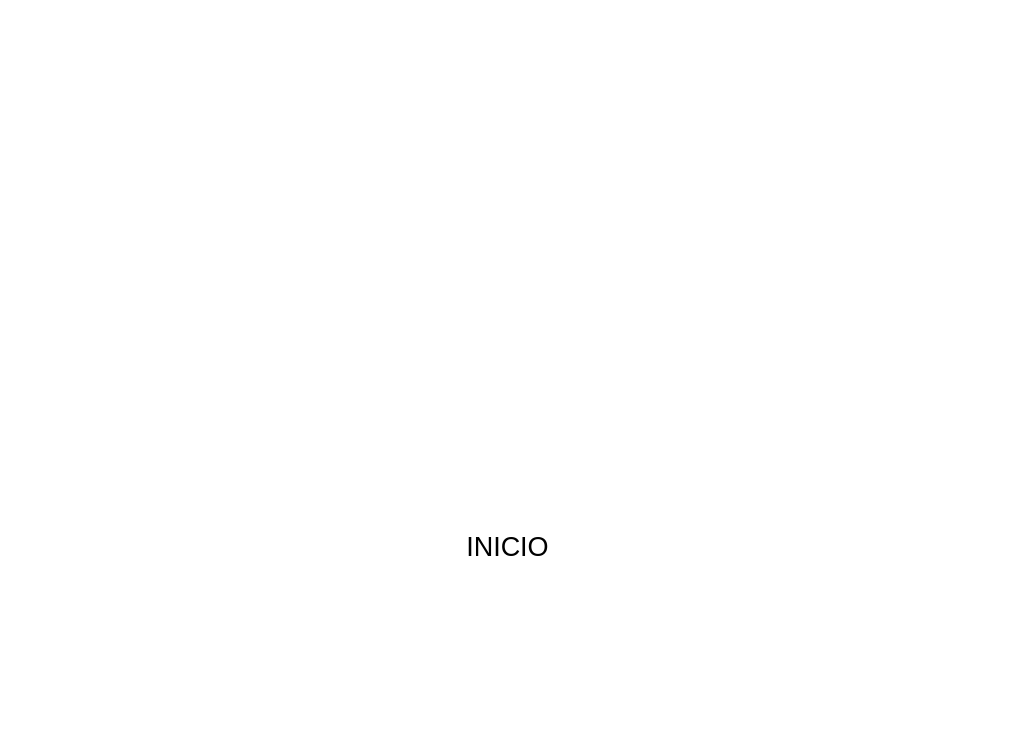
<?xml version="1.0" encoding="UTF-8"?>
<ui version="4.0">
 <class>MainWindow</class>
 <widget class="QMainWindow" name="MainWindow">
  <property name="geometry">
   <rect>
    <x>0</x>
    <y>0</y>
    <width>1010</width>
    <height>738</height>
   </rect>
  </property>
  <property name="windowTitle">
   <string>MainWindow</string>
  </property>
  <property name="styleSheet">
   <string notr="true"/>
  </property>
  <widget class="QWidget" name="centralwidget">
   <layout class="QHBoxLayout" name="horizontalLayout">
    <property name="spacing">
     <number>0</number>
    </property>
    <property name="leftMargin">
     <number>0</number>
    </property>
    <property name="topMargin">
     <number>0</number>
    </property>
    <property name="rightMargin">
     <number>0</number>
    </property>
    <property name="bottomMargin">
     <number>0</number>
    </property>
    <item>
     <widget class="QFrame" name="frame">
      <property name="styleSheet">
       <string notr="true">background-color: rgb(255, 255, 255);</string>
      </property>
      <property name="frameShape">
       <enum>QFrame::StyledPanel</enum>
      </property>
      <property name="frameShadow">
       <enum>QFrame::Raised</enum>
      </property>
      <widget class="QFrame" name="frame_sup">
       <property name="geometry">
        <rect>
         <x>12</x>
         <y>18</y>
         <width>971</width>
         <height>81</height>
        </rect>
       </property>
       <property name="minimumSize">
        <size>
         <width>0</width>
         <height>42</height>
        </size>
       </property>
       <property name="styleSheet">
        <string notr="true">QFrame{
background-color: transparent;
}


QPushButton{
background-color:#000000ff;
border-radius:20px;
}

QPushButton:hover{
background-color: rgb(61,61,61);
border-radius:20px;
}</string>
       </property>
       <property name="frameShape">
        <enum>QFrame::StyledPanel</enum>
       </property>
       <property name="frameShadow">
        <enum>QFrame::Raised</enum>
       </property>
       <layout class="QHBoxLayout" name="horizontalLayout_3">
        <item>
         <spacer name="horizontalSpacer">
          <property name="orientation">
           <enum>Qt::Horizontal</enum>
          </property>
          <property name="sizeHint" stdset="0">
           <size>
            <width>585</width>
            <height>20</height>
           </size>
          </property>
         </spacer>
        </item>
        <item>
         <widget class="QPushButton" name="btnMin">
          <property name="minimumSize">
           <size>
            <width>40</width>
            <height>40</height>
           </size>
          </property>
          <property name="text">
           <string/>
          </property>
          <property name="icon">
           <iconset>
            <normaloff>minimizar-signo.png</normaloff>minimizar-signo.png</iconset>
          </property>
          <property name="iconSize">
           <size>
            <width>38</width>
            <height>38</height>
           </size>
          </property>
         </widget>
        </item>
        <item>
         <widget class="QPushButton" name="btnMa">
          <property name="minimumSize">
           <size>
            <width>40</width>
            <height>40</height>
           </size>
          </property>
          <property name="text">
           <string/>
          </property>
          <property name="icon">
           <iconset>
            <normaloff>maximizar.png</normaloff>maximizar.png</iconset>
          </property>
          <property name="iconSize">
           <size>
            <width>38</width>
            <height>38</height>
           </size>
          </property>
         </widget>
        </item>
        <item>
         <widget class="QPushButton" name="btnCerrar">
          <property name="minimumSize">
           <size>
            <width>40</width>
            <height>40</height>
           </size>
          </property>
          <property name="text">
           <string/>
          </property>
          <property name="icon">
           <iconset>
            <normaloff>cerrar.png</normaloff>cerrar.png</iconset>
          </property>
          <property name="iconSize">
           <size>
            <width>38</width>
            <height>38</height>
           </size>
          </property>
         </widget>
        </item>
       </layout>
      </widget>
      <widget class="QFrame" name="frame_inf">
       <property name="geometry">
        <rect>
         <x>12</x>
         <y>106</y>
         <width>981</width>
         <height>631</height>
        </rect>
       </property>
       <property name="styleSheet">
        <string notr="true">QFrame{
background-color: transparent;
}
QPushButton{
background-color:#000000ff;
border-radius:20px;
}

QPushButton:hover{
background-color: rgb(61,61,61);
border-radius:20px;
}</string>
       </property>
       <property name="frameShape">
        <enum>QFrame::StyledPanel</enum>
       </property>
       <property name="frameShadow">
        <enum>QFrame::Raised</enum>
       </property>
       <layout class="QVBoxLayout" name="verticalLayout_3">
        <item>
         <widget class="QStackedWidget" name="stackedWidget">
          <property name="styleSheet">
           <string notr="true">background-color:transparent
</string>
          </property>
          <property name="currentIndex">
           <number>1</number>
          </property>
          <widget class="QWidget" name="PagImagenes">
           <widget class="QPushButton" name="btnImag">
            <property name="geometry">
             <rect>
              <x>40</x>
              <y>540</y>
              <width>171</width>
              <height>61</height>
             </rect>
            </property>
            <property name="font">
             <font>
              <pointsize>12</pointsize>
              <weight>75</weight>
              <bold>true</bold>
             </font>
            </property>
            <property name="styleSheet">
             <string notr="true">QPushButton{
background-color:#ffffffff;
border-radius:20px;
}

QPushButton:hover{
background-color: rgb(0,85,255);
border-radius:20px;
}</string>
            </property>
            <property name="text">
             <string>Mostrar Imagen</string>
            </property>
           </widget>
           <widget class="QLabel" name="ImagenMostrada">
            <property name="geometry">
             <rect>
              <x>20</x>
              <y>80</y>
              <width>921</width>
              <height>451</height>
             </rect>
            </property>
            <property name="text">
             <string/>
            </property>
            <property name="scaledContents">
             <bool>true</bool>
            </property>
           </widget>
           <widget class="QPushButton" name="btnReturn_4">
            <property name="geometry">
             <rect>
              <x>760</x>
              <y>560</y>
              <width>159</width>
              <height>40</height>
             </rect>
            </property>
            <property name="font">
             <font>
              <pointsize>20</pointsize>
              <weight>50</weight>
              <bold>false</bold>
             </font>
            </property>
            <property name="styleSheet">
             <string notr="true">QPushButton{
background-color:#ffffffff;
border-radius:20px;
}

QPushButton:hover{
background-color: rgb(0,85,255);
border-radius:20px;
}</string>
            </property>
            <property name="text">
             <string>REGRESAR</string>
            </property>
           </widget>
           <widget class="QLabel" name="label_15">
            <property name="geometry">
             <rect>
              <x>400</x>
              <y>10</y>
              <width>221</width>
              <height>51</height>
             </rect>
            </property>
            <property name="font">
             <font>
              <pointsize>26</pointsize>
              <weight>75</weight>
              <bold>true</bold>
             </font>
            </property>
            <property name="text">
             <string>Imágenes</string>
            </property>
           </widget>
          </widget>
          <widget class="QWidget" name="PagInicio">
           <property name="styleSheet">
            <string notr="true">QPushButton{
background-color:#ffffffff;
border-radius:20px;
}

QPushButton:hover{
background-color: rgb(0,85,255);
border-radius:30px;
}
</string>
           </property>
           <widget class="QLabel" name="label">
            <property name="geometry">
             <rect>
              <x>320</x>
              <y>40</y>
              <width>351</width>
              <height>341</height>
             </rect>
            </property>
            <property name="styleSheet">
             <string notr="true">background-color:transparent</string>
            </property>
            <property name="text">
             <string/>
            </property>
            <property name="pixmap">
             <pixmap>Emblem_of_the_Peruvian_Army.svg.png</pixmap>
            </property>
            <property name="scaledContents">
             <bool>true</bool>
            </property>
           </widget>
           <widget class="QPushButton" name="btnInicio">
            <property name="geometry">
             <rect>
              <x>390</x>
              <y>400</y>
              <width>191</width>
              <height>61</height>
             </rect>
            </property>
            <property name="font">
             <font>
              <pointsize>20</pointsize>
             </font>
            </property>
            <property name="styleSheet">
             <string notr="true"/>
            </property>
            <property name="text">
             <string>INICIO</string>
            </property>
            <property name="iconSize">
             <size>
              <width>20</width>
              <height>20</height>
             </size>
            </property>
            <property name="flat">
             <bool>false</bool>
            </property>
           </widget>
           <widget class="QLabel" name="label_5">
            <property name="geometry">
             <rect>
              <x>380</x>
              <y>480</y>
              <width>191</width>
              <height>101</height>
             </rect>
            </property>
            <property name="text">
             <string/>
            </property>
            <property name="pixmap">
             <pixmap>PUCP.png</pixmap>
            </property>
            <property name="scaledContents">
             <bool>true</bool>
            </property>
           </widget>
          </widget>
          <widget class="QWidget" name="PagLineas">
           <property name="styleSheet">
            <string notr="true">background-color: transparent;</string>
           </property>
           <layout class="QVBoxLayout" name="verticalLayout">
            <item>
             <widget class="QFrame" name="frame_2">
              <property name="frameShape">
               <enum>QFrame::StyledPanel</enum>
              </property>
              <property name="frameShadow">
               <enum>QFrame::Raised</enum>
              </property>
              <layout class="QVBoxLayout" name="verticalLayout_4" stretch="1,4,1">
               <item>
                <widget class="QFrame" name="frame_3">
                 <property name="frameShape">
                  <enum>QFrame::StyledPanel</enum>
                 </property>
                 <property name="frameShadow">
                  <enum>QFrame::Raised</enum>
                 </property>
                 <layout class="QVBoxLayout" name="verticalLayout_5">
                  <item>
                   <widget class="QLabel" name="label_4">
                    <property name="font">
                     <font>
                      <pointsize>26</pointsize>
                      <weight>50</weight>
                      <bold>false</bold>
                     </font>
                    </property>
                    <property name="text">
                     <string>Menú de tareas</string>
                    </property>
                    <property name="alignment">
                     <set>Qt::AlignCenter</set>
                    </property>
                   </widget>
                  </item>
                 </layout>
                </widget>
               </item>
               <item>
                <widget class="QFrame" name="frame_4">
                 <property name="frameShape">
                  <enum>QFrame::StyledPanel</enum>
                 </property>
                 <property name="frameShadow">
                  <enum>QFrame::Raised</enum>
                 </property>
                 <layout class="QHBoxLayout" name="horizontalLayout_5" stretch="6">
                  <item>
                   <widget class="QFrame" name="frame_7">
                    <property name="styleSheet">
                     <string notr="true">QFrame{
background-color: transparent;
}
QPushButton{
background-color:#ffffffff;
border-radius:20px;
}

QPushButton:hover{
background-color: rgb(0,85,255);
border-radius:20px;
}
</string>
                    </property>
                    <property name="frameShape">
                     <enum>QFrame::StyledPanel</enum>
                    </property>
                    <property name="frameShadow">
                     <enum>QFrame::Raised</enum>
                    </property>
                    <layout class="QVBoxLayout" name="verticalLayout_6">
                     <item>
                      <widget class="QPushButton" name="btnInspeccion">
                       <property name="font">
                        <font>
                         <pointsize>20</pointsize>
                         <weight>50</weight>
                         <bold>false</bold>
                        </font>
                       </property>
                       <property name="text">
                        <string>Inspección</string>
                       </property>
                      </widget>
                     </item>
                     <item>
                      <widget class="QPushButton" name="btnImagenes">
                       <property name="font">
                        <font>
                         <pointsize>20</pointsize>
                         <weight>50</weight>
                         <bold>false</bold>
                        </font>
                       </property>
                       <property name="text">
                        <string>Imágenes Recolectadas</string>
                       </property>
                      </widget>
                     </item>
                     <item>
                      <widget class="QPushButton" name="btnControles">
                       <property name="font">
                        <font>
                         <pointsize>20</pointsize>
                         <weight>50</weight>
                         <bold>false</bold>
                        </font>
                       </property>
                       <property name="text">
                        <string>Controles</string>
                       </property>
                      </widget>
                     </item>
                     <item>
                      <widget class="QPushButton" name="btnL4">
                       <property name="font">
                        <font>
                         <pointsize>20</pointsize>
                         <weight>50</weight>
                         <bold>false</bold>
                        </font>
                       </property>
                       <property name="text">
                        <string>Tareas</string>
                       </property>
                      </widget>
                     </item>
                     <item>
                      <widget class="QPushButton" name="btnCreditos">
                       <property name="font">
                        <font>
                         <pointsize>20</pointsize>
                         <weight>50</weight>
                         <bold>false</bold>
                        </font>
                       </property>
                       <property name="text">
                        <string>Créditos</string>
                       </property>
                      </widget>
                     </item>
                    </layout>
                   </widget>
                  </item>
                 </layout>
                </widget>
               </item>
               <item>
                <widget class="QFrame" name="frame_5">
                 <property name="styleSheet">
                  <string notr="true">background-color: transparent;</string>
                 </property>
                 <property name="frameShape">
                  <enum>QFrame::StyledPanel</enum>
                 </property>
                 <property name="frameShadow">
                  <enum>QFrame::Raised</enum>
                 </property>
                 <layout class="QHBoxLayout" name="horizontalLayout_2">
                  <item>
                   <spacer name="horizontalSpacer_2">
                    <property name="orientation">
                     <enum>Qt::Horizontal</enum>
                    </property>
                    <property name="sizeHint" stdset="0">
                     <size>
                      <width>718</width>
                      <height>20</height>
                     </size>
                    </property>
                   </spacer>
                  </item>
                  <item>
                   <widget class="QPushButton" name="btnReturn">
                    <property name="font">
                     <font>
                      <pointsize>20</pointsize>
                      <weight>50</weight>
                      <bold>false</bold>
                     </font>
                    </property>
                    <property name="styleSheet">
                     <string notr="true">QPushButton{
background-color:#ffffffff;
border-radius:20px;
}

QPushButton:hover{
background-color: rgb(0,85,255);
border-radius:20px;
}</string>
                    </property>
                    <property name="text">
                     <string>REGRESAR</string>
                    </property>
                   </widget>
                  </item>
                 </layout>
                </widget>
               </item>
              </layout>
             </widget>
            </item>
           </layout>
          </widget>
          <widget class="QWidget" name="PagControles">
           <widget class="QLabel" name="label_14">
            <property name="geometry">
             <rect>
              <x>360</x>
              <y>40</y>
              <width>241</width>
              <height>41</height>
             </rect>
            </property>
            <property name="font">
             <font>
              <pointsize>26</pointsize>
              <weight>75</weight>
              <bold>true</bold>
             </font>
            </property>
            <property name="text">
             <string>Controles</string>
            </property>
           </widget>
           <widget class="QPushButton" name="btnReturn_3">
            <property name="geometry">
             <rect>
              <x>760</x>
              <y>530</y>
              <width>159</width>
              <height>40</height>
             </rect>
            </property>
            <property name="font">
             <font>
              <pointsize>20</pointsize>
              <weight>50</weight>
              <bold>false</bold>
             </font>
            </property>
            <property name="styleSheet">
             <string notr="true">QPushButton{
background-color:#ffffffff;
border-radius:20px;
}

QPushButton:hover{
background-color: rgb(0,85,255);
border-radius:20px;
}</string>
            </property>
            <property name="text">
             <string>REGRESAR</string>
            </property>
           </widget>
           <widget class="QLabel" name="label_16">
            <property name="geometry">
             <rect>
              <x>210</x>
              <y>130</y>
              <width>551</width>
              <height>361</height>
             </rect>
            </property>
            <property name="font">
             <font>
              <pointsize>26</pointsize>
              <weight>75</weight>
              <bold>true</bold>
             </font>
            </property>
            <property name="text">
             <string/>
            </property>
            <property name="pixmap">
             <pixmap>Control-removebg-preview.png</pixmap>
            </property>
            <property name="scaledContents">
             <bool>true</bool>
            </property>
           </widget>
          </widget>
          <widget class="QWidget" name="PagRobot">
           <widget class="QLabel" name="label_8">
            <property name="geometry">
             <rect>
              <x>90</x>
              <y>60</y>
              <width>281</width>
              <height>41</height>
             </rect>
            </property>
            <property name="font">
             <font>
              <pointsize>20</pointsize>
              <weight>75</weight>
              <bold>true</bold>
             </font>
            </property>
            <property name="text">
             <string>CÁMARA ROBOT</string>
            </property>
           </widget>
           <widget class="QLabel" name="VisionCamara">
            <property name="geometry">
             <rect>
              <x>30</x>
              <y>140</y>
              <width>421</width>
              <height>351</height>
             </rect>
            </property>
            <property name="text">
             <string/>
            </property>
            <property name="scaledContents">
             <bool>true</bool>
            </property>
           </widget>
           <widget class="QLabel" name="label_10">
            <property name="geometry">
             <rect>
              <x>620</x>
              <y>60</y>
              <width>241</width>
              <height>41</height>
             </rect>
            </property>
            <property name="font">
             <font>
              <pointsize>20</pointsize>
              <weight>75</weight>
              <bold>true</bold>
             </font>
            </property>
            <property name="text">
             <string>PARAMETROS</string>
            </property>
           </widget>
           <widget class="QLabel" name="label_11">
            <property name="geometry">
             <rect>
              <x>490</x>
              <y>190</y>
              <width>91</width>
              <height>41</height>
             </rect>
            </property>
            <property name="font">
             <font>
              <pointsize>12</pointsize>
              <weight>75</weight>
              <bold>true</bold>
             </font>
            </property>
            <property name="text">
             <string>Posición</string>
            </property>
           </widget>
           <widget class="QLabel" name="label_12">
            <property name="geometry">
             <rect>
              <x>480</x>
              <y>280</y>
              <width>231</width>
              <height>51</height>
             </rect>
            </property>
            <property name="font">
             <font>
              <pointsize>14</pointsize>
              <weight>75</weight>
              <bold>true</bold>
             </font>
            </property>
            <property name="text">
             <string>Velocidad del robot</string>
            </property>
           </widget>
           <widget class="QPushButton" name="btnPlay">
            <property name="geometry">
             <rect>
              <x>50</x>
              <y>520</y>
              <width>131</width>
              <height>41</height>
             </rect>
            </property>
            <property name="font">
             <font>
              <pointsize>12</pointsize>
              <weight>75</weight>
              <bold>true</bold>
             </font>
            </property>
            <property name="styleSheet">
             <string notr="true">QPushButton{
background-color:#ffffffff;
border-radius:20px;
}

QPushButton:hover{
background-color: rgb(0,85,255);
border-radius:20px;
}</string>
            </property>
            <property name="text">
             <string>Reproducir</string>
            </property>
           </widget>
           <widget class="QPushButton" name="btnStop">
            <property name="geometry">
             <rect>
              <x>230</x>
              <y>520</y>
              <width>121</width>
              <height>41</height>
             </rect>
            </property>
            <property name="font">
             <font>
              <pointsize>12</pointsize>
              <weight>75</weight>
              <bold>true</bold>
             </font>
            </property>
            <property name="styleSheet">
             <string notr="true">QPushButton{
background-color:#ffffffff;
border-radius:20px;
}

QPushButton:hover{
background-color: rgb(0,85,255);
border-radius:20px;
}</string>
            </property>
            <property name="text">
             <string>Detener</string>
            </property>
           </widget>
           <widget class="QPushButton" name="btnReturn_2">
            <property name="geometry">
             <rect>
              <x>760</x>
              <y>540</y>
              <width>159</width>
              <height>40</height>
             </rect>
            </property>
            <property name="font">
             <font>
              <pointsize>20</pointsize>
              <weight>50</weight>
              <bold>false</bold>
             </font>
            </property>
            <property name="styleSheet">
             <string notr="true">QPushButton{
background-color:#ffffffff;
border-radius:20px;
}

QPushButton:hover{
background-color: rgb(0,85,255);
border-radius:20px;
}</string>
            </property>
            <property name="text">
             <string>REGRESAR</string>
            </property>
           </widget>
           <widget class="QLabel" name="label_13">
            <property name="geometry">
             <rect>
              <x>490</x>
              <y>360</y>
              <width>231</width>
              <height>51</height>
             </rect>
            </property>
            <property name="font">
             <font>
              <pointsize>14</pointsize>
              <weight>75</weight>
              <bold>true</bold>
             </font>
            </property>
            <property name="text">
             <string>Luces</string>
            </property>
           </widget>
           <widget class="QCheckBox" name="checkBox">
            <property name="geometry">
             <rect>
              <x>800</x>
              <y>380</y>
              <width>21</width>
              <height>22</height>
             </rect>
            </property>
            <property name="text">
             <string/>
            </property>
           </widget>
           <widget class="QSlider" name="horizontalSlider">
            <property name="geometry">
             <rect>
              <x>740</x>
              <y>300</y>
              <width>160</width>
              <height>18</height>
             </rect>
            </property>
            <property name="orientation">
             <enum>Qt::Horizontal</enum>
            </property>
           </widget>
          </widget>
         </widget>
        </item>
       </layout>
      </widget>
      <widget class="QLabel" name="labelGif2">
       <property name="geometry">
        <rect>
         <x>0</x>
         <y>0</y>
         <width>1011</width>
         <height>761</height>
        </rect>
       </property>
       <property name="text">
        <string/>
       </property>
       <property name="pixmap">
        <pixmap>bg10.jpeg</pixmap>
       </property>
       <property name="scaledContents">
        <bool>true</bool>
       </property>
      </widget>
      <zorder>labelGif2</zorder>
      <zorder>frame_sup</zorder>
      <zorder>frame_inf</zorder>
     </widget>
    </item>
   </layout>
  </widget>
 </widget>
 <resources/>
 <connections/>
</ui>
